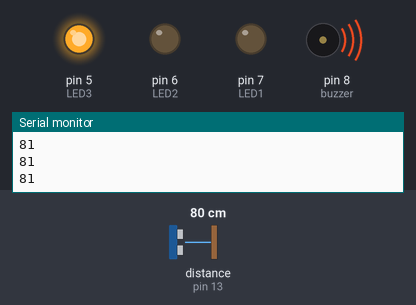
A sketch run on a simulated Arduino Uno, built with avr-gcc and run on an emulated ATmega328P. Parts: output pins drawn as LEDs (lit = HIGH), buzzer (waves = sounding), the last lines printed to the serial monitor. Wiring (inferred from the names in the program): ultrasonic range finder: trigger pin 12; echo pin 13. Inputs (shaded band) come from the test bench; at power-on: distance to the obstacle (sensor on pin 13) 80 cm. The echo pulse lasts 58.3 µs per cm; pins used as bus, display or sensor lines are not drawn.

Above: at 1.2 s.
1.3 s: distance to the obstacle (sensor on pin 13) set to 31 cm
2.8 s: distance to the obstacle (sensor on pin 13) set to 25 cm
At 3.6 s:
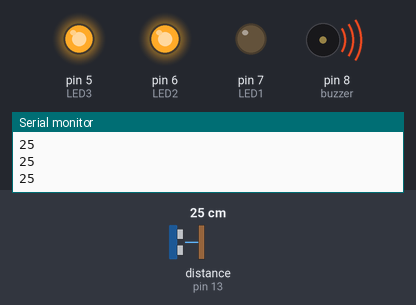
4.3 s: distance to the obstacle (sensor on pin 13) set to 10 cm
5.8 s: distance to the obstacle (sensor on pin 13) set to 7 cm
At 7.0 s:
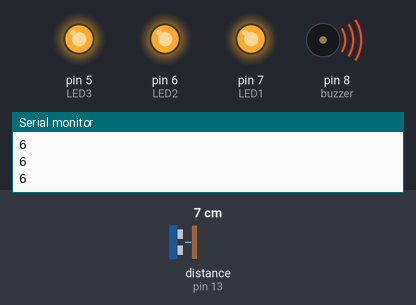
7.3 s: distance to the obstacle (sensor on pin 13) set to 250 cm
At 8.5 s:
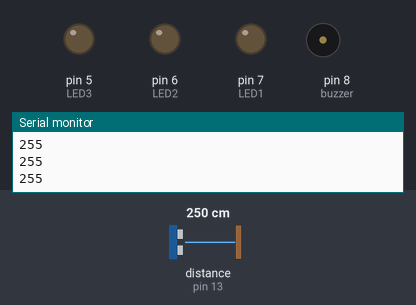
8.8 s: distance to the obstacle (sensor on pin 13) set to 157 cm
10.3 s: distance to the obstacle (sensor on pin 13) set to 151 cm
At 10.8 s:
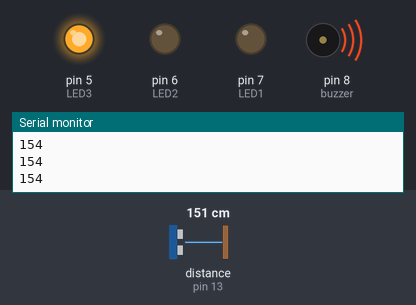
Timing chart, 0 to 12.8 s (numbered marks = the images above; inputs shaded):
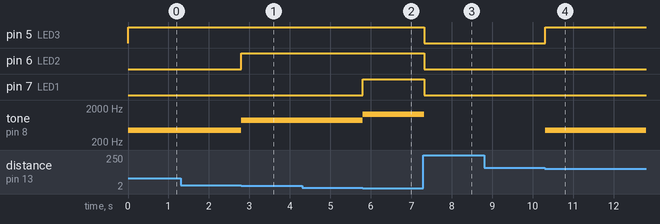

The sketch:

main.ino
```cpp
const int trig = 12;
const int echo = 13;

const int LED1 = 7;
const int LED2 = 6;
const int LED3 = 5;
const int buzzer = 8;

int duration = 0;
int distance = 0;

void setup()
{
    pinMode(trig, OUTPUT);
    pinMode(echo, INPUT);

    pinMode(LED1, OUTPUT);
    pinMode(LED2, OUTPUT);
    pinMode(LED3, OUTPUT);

    pinMode(buzzer, OUTPUT);

    Serial.begin(9600);
}

void loop()
{
    digitalWrite(trig, HIGH);
    delayMicroseconds(1000);
    digitalWrite(trig, LOW);

    duration = pulseIn(echo, HIGH);
    distance = (duration / 2) / 28.5;
    Serial.println(distance);
    bool toned = false;

    digitalWrite(buzzer, 0);
    if (distance <= 7)
    {
        if (!toned)
        {
            tone(buzzer, 440 * 3);
            toned = true;
        }
        digitalWrite(LED1, HIGH);
    }
    else
    {
        digitalWrite(LED1, LOW);
    }
    if (distance <= 28)
    {
        if (!toned)
        {
            tone(buzzer, 440 * 2);
            toned = true;
        }
        digitalWrite(LED2, HIGH);
    }
    else
    {
        digitalWrite(LED2, LOW);
    }
    if (distance <= 156)
    {
        if (!toned)
        {
            tone(buzzer, 440 * 1);
            toned = true;
        }
        digitalWrite(LED3, HIGH);
    }
    else
    {
        noTone(buzzer);
        digitalWrite(LED3, LOW);
    }
}
```

Measured:
- the behaviour switches between 29 and 28 cm on distance to the obstacle (sensor on pin 13) (found by bisection; images 0 and 1)
- the behaviour switches between 9 and 8 cm on distance to the obstacle (sensor on pin 13) (found by bisection; images 1 and 2)
- the behaviour switches between 154 and 153 cm on distance to the obstacle (sensor on pin 13) (found by bisection; images 3 and 4)
- after the input at 2.8 s, pin 6 (LED2): LOW → HIGH at once; tone on pin 8 (buzzer): 440 Hz → 880 Hz at once
- after the input at 5.8 s, pin 7 (LED1): LOW → HIGH at once; tone on pin 8 (buzzer): 880 Hz → 1320 Hz at once
- after the input at 7.3 s, pin 5 (LED3), pin 6 (LED2), pin 7 (LED1): HIGH → LOW at once; tone on pin 8 (buzzer): 1320 Hz → silent at once
- after the input at 10.3 s, pin 5 (LED3): LOW → HIGH at once; tone on pin 8 (buzzer): silent → 440 Hz at once
